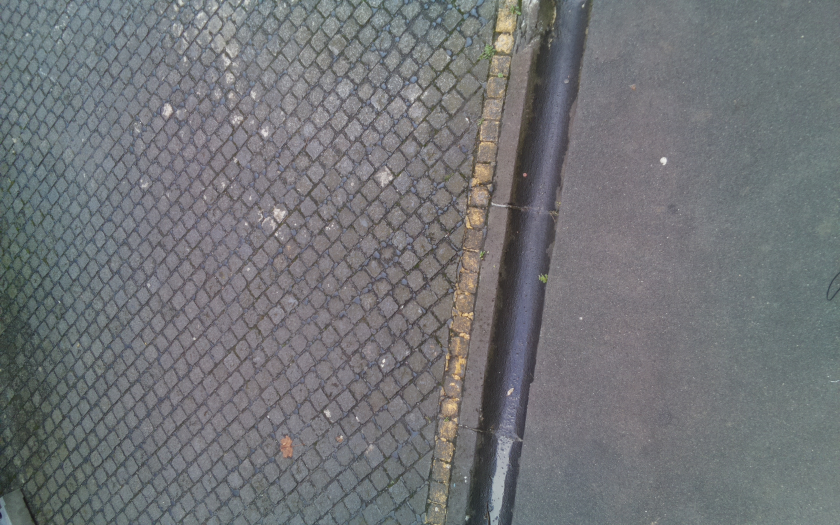
#> input picture python/coindrop_opencv2/capture/image40.jpg, 1680 x 1050 px (shown at 1/2 size)
$ python blob-coin-matt.py   (Python 2 division)   (older library calls are emulated)
#> lines starting #> are read from the running program, lines starting #| are printed output that depends on the picture
#!/usr/bin/python

# Standard imports
import cv2
import numpy as np;

# Read image
# img = cv2.imread('capture/image40-schnitt.jpg')
original = cv2.imread('capture/image40.jpg')
#> original is the input picture: shape (1050, 1680, 3); mean B, G, R 118.5, 115.6, 113.3
img = cv2.resize(original,None,fx=2, fy=2, interpolation = cv2.INTER_LINEAR)

gray = cv2.cvtColor(img,cv2.COLOR_BGR2GRAY)
th, thresh = cv2.threshold(gray, 100, 255, cv2.THRESH_TOZERO_INV)
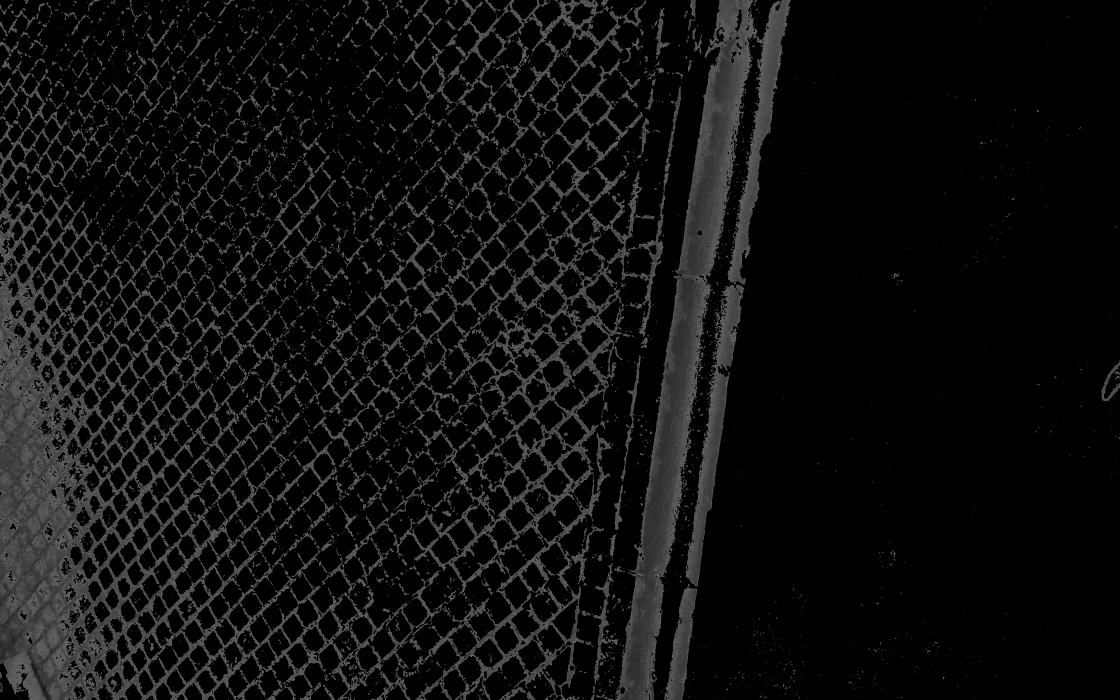
#> thresh: shape (2100, 3360) (shown at 1/3 size); min 0, max 100, mean 15

# ret, thresh = cv2.threshold(gray,200,255,cv2.THRESH_BINARY+cv2.THRESH_OTSU)

# Otsu's thresholding after Gaussian filtering
# blur = cv2.GaussianBlur(im,(5,5),0)
# ret3,th3 = cv2.threshold(blur,0,255,cv2.THRESH_BINARY+cv2.THRESH_OTSU)

## global thresholding
# gray = cv2.cvtColor(im,cv2.COLOR_BGR2GRAY)
# ret, thresh = cv2.threshold(im,0,255,cv2.THRESH_BINARY_INV+cv2.THRESH_OTSU)

## adaptive thresholding
# th3 = cv2.adaptiveThreshold(im,255,cv2.ADAPTIVE_THRESH_GAUSSIAN_C,\
#            cv2.THRESH_BINARY,11,2)

## Setup SimpleBlobDetector parameters.
params = cv2.SimpleBlobDetector_Params()

## Change thresholds
params.minThreshold = 60
params.maxThreshold = 200

## Filter by Area.
params.filterByArea = True
params.minArea = 80
params.maxArea = 300

## Filter by Circularity
params.filterByCircularity = True
params.minCircularity = 0.89

## Filter by Convexity
params.filterByConvexity = True
params.minConvexity = 0.89

## Filter by Color
# filterByColor = 1
# blobColor = 255

## Filter by Inertia
# params.filterByInertia = True
# params.minInertiaRatio = 0.2

# Create a detector with the parameters
ver = (cv2.__version__).split('.')
if int(ver[0]) < 3 :
	detector = cv2.SimpleBlobDetector(params)
else :
	detector = cv2.SimpleBlobDetector_create(params)


# Detect blobs.
keypoints = detector.detect(thresh)
#> keypoints = 1 keypoints; (x, y, size): (2099, 699, 15.6)
pointflag = len(keypoints)
#> pointflag = 1
print pointflag
#| 1
if pointflag == 1 :
	print keypoints
#> (printed output is left out)
	print "there's a coin"
elif pointflag > 1 :
	print keypoints
	print "a coin and something else"
else :
	print "nothing there"
# Draw detected blobs as red circles.
# cv2.DRAW_MATCHES_FLAGS_DRAW_RICH_KEYPOINTS ensures
# the size of the circle corresponds to the size of blob

im_with_keypoints = cv2.drawKeypoints(thresh, keypoints, np.array([]), (0,0,255), cv2.DRAW_MATCHES_FLAGS_DRAW_RICH_KEYPOINTS)

# Show blobs
cv2.imshow("Keypoints", im_with_keypoints)
cv2.imwrite('resized-test.jpg',im_with_keypoints)
cv2.waitKey(0)

$ run again, with python/coindrop_opencv2/capture/image21.jpg copied over python/coindrop_opencv2/capture/image40.jpg
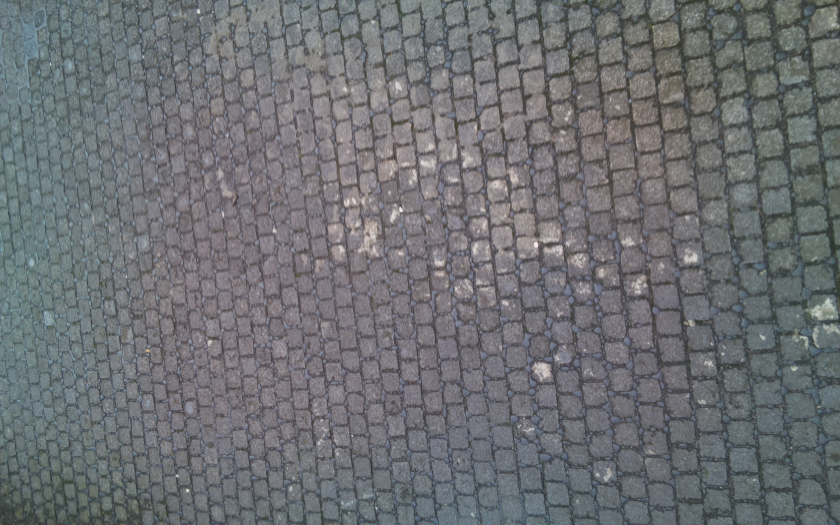
#> input picture python/coindrop_opencv2/capture/image21.jpg, 1680 x 1050 px (shown at 1/2 size)
#> original is the input picture: shape (1050, 1680, 3); mean B, G, R 114.9, 111.7, 109.4
#> `th, thresh = cv2.threshold(gray, 100, 255, cv2.THRESH_TOZERO_INV)`:
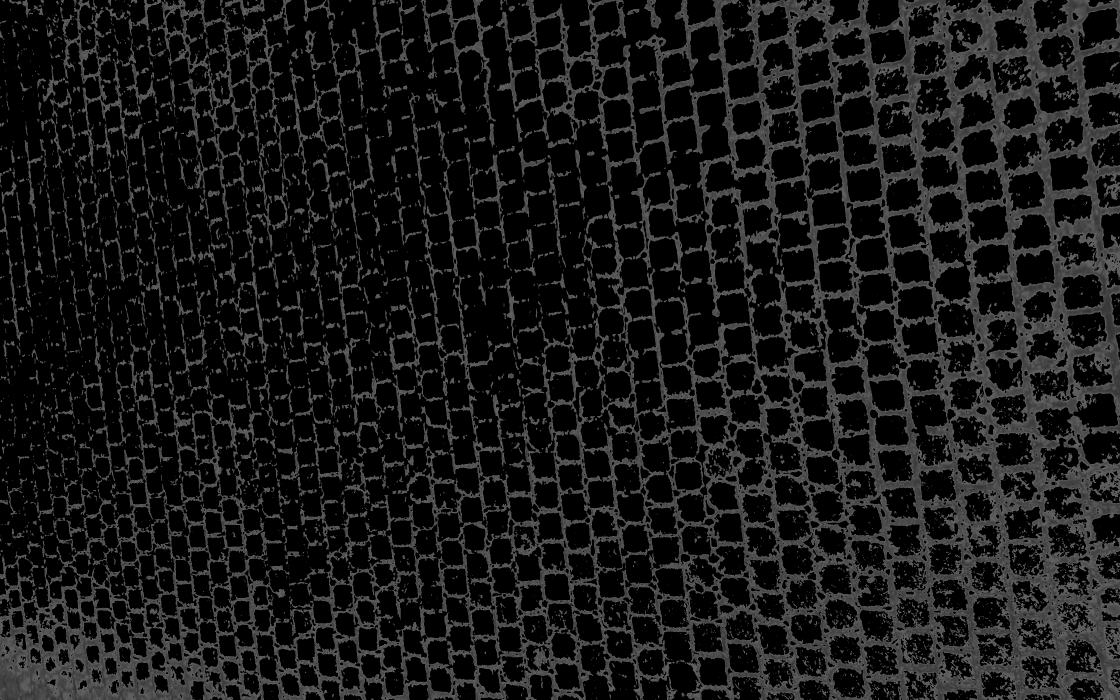
#> thresh: shape (2100, 3360) (shown at 1/3 size); min 0, max 100, mean 23.3
#> keypoints = ()
#> pointflag = 0
#| 0

$ run again, with python/coindrop_opencv2/capture/image22.jpg copied over python/coindrop_opencv2/capture/image40.jpg
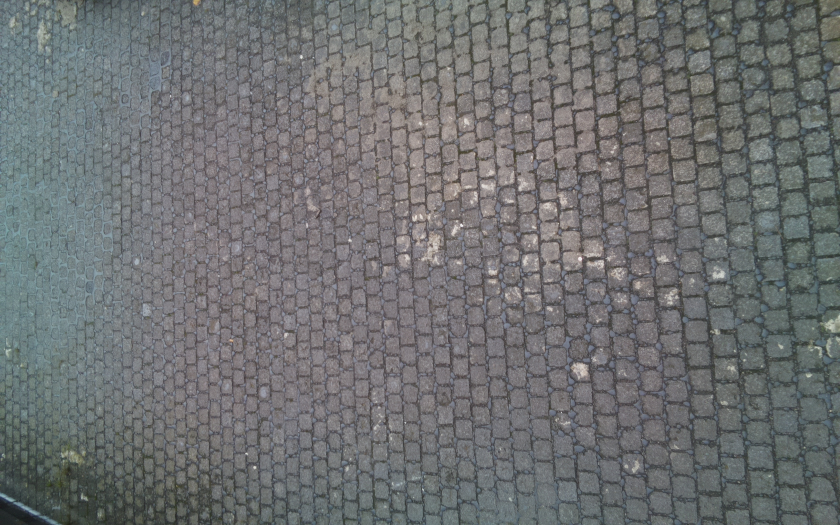
#> input picture python/coindrop_opencv2/capture/image22.jpg, 1680 x 1050 px (shown at 1/2 size)
#> original is the input picture: shape (1050, 1680, 3); mean B, G, R 113.2, 112.4, 110.3
#> `th, thresh = cv2.threshold(gray, 100, 255, cv2.THRESH_TOZERO_INV)`:
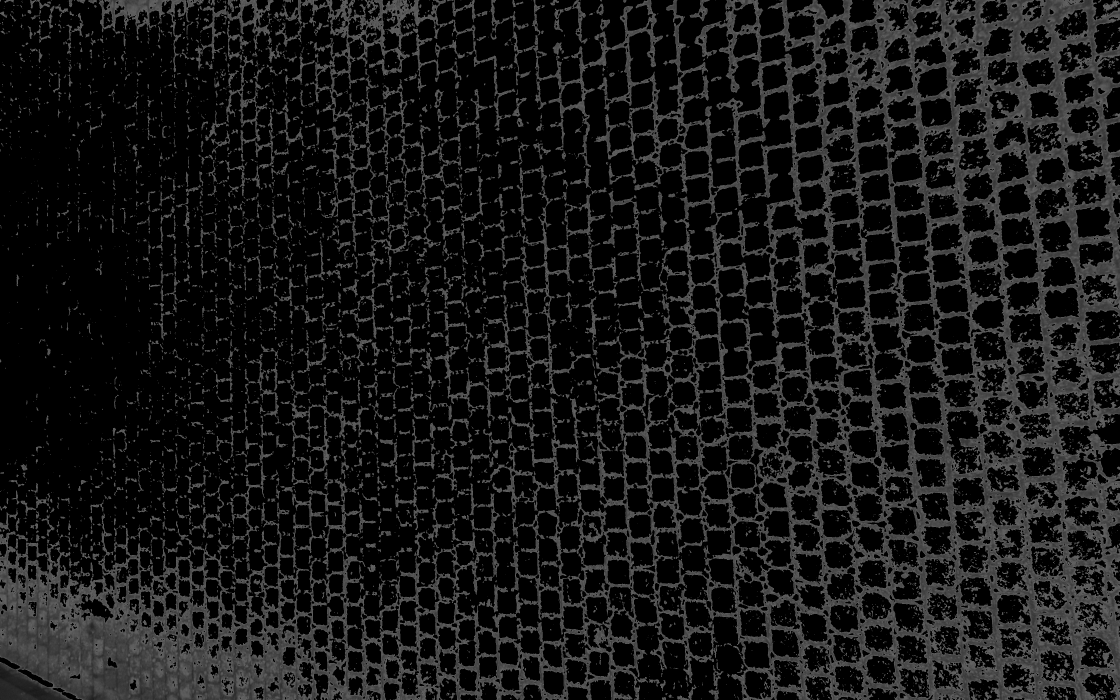
#> thresh: shape (2100, 3360) (shown at 1/3 size); min 0, max 100, mean 22.8
#> keypoints = 2 keypoints; (x, y, size): (2105, 1336, 12.7), (2815, 1099, 11.1)
#> pointflag = 2
#| 2
#> (printed output is left out)
